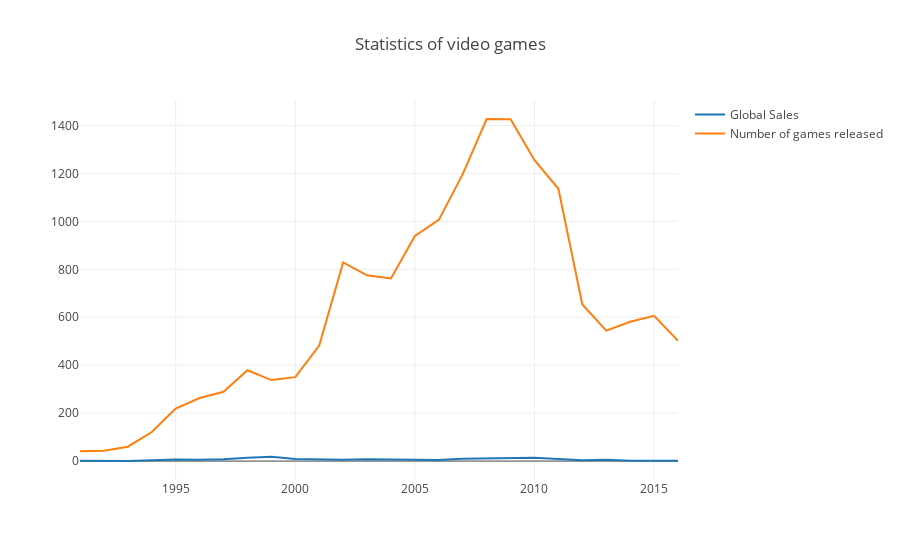

The code cell stored with this chart in its notebook:
### Code cell
strategy_sales_by_year.columns = ['Global_Sales', 'Number_of_Games']

# создаем линию для числа проданных копий
trace0 = go.Scatter(
    x=strategy_sales_by_year.index,
    y=strategy_sales_by_year.Global_Sales,
    name='Global Sales'
)

# создаем линию для числа вышедших игр 
trace1 = go.Scatter(
    x=strategy_sales_by_year.index,
    y=strategy_sales_by_year.Number_of_Games,
    name='Number of games released'
)

# определяем массив данных и задаем title графика в layout
data = [trace0, trace1]
layout = {'title': 'Statistics of video games'}

# cоздаем объект Figure и визуализируем его
fig = go.Figure(data=data, layout=layout)
iplot(fig, show_link=False)

### Figure 1 — Plotly figure (JSON) as saved in the notebook; plotly's stock layout.template omitted (floating-point values rounded to 4 significant figures)
{"data": [{"name": "Global Sales", "type": "scatter", "uid": "433dcd6c-c62b-11e8-b754-94b86d27c5b2", "x": [1991, 1992, 1993, 1994, 1995, 1996, 1997, 1998, 1999, 2000, 2001, 2002, 2003, 2004, 2005, 2006, 2007, 2008, 2009, 2010, 2011, 2012, 2013, 2014, 2015, 2016], "y": [0.94, 0.37, 0.81, 3.56, 6.51, 5.61, 7.71, 13.46, 18.45, 8.52, 7.55, 5.56, 7.99, 7.16, 5.31, 4.22, 9.26, 11.55, 12.36, 13.77, 8.84, 3.27, 6.09, 0.99, 1.84, 1.15]}, {"name": "Number of games released", "type": "scatter", "uid": "433dcd6d-c62b-11e8-9683-94b86d27c5b2", "x": [1991, 1992, 1993, 1994, 1995, 1996, 1997, 1998, 1999, 2000, 2001, 2002, 2003, 2004, 2005, 2006, 2007, 2008, 2009, 2010, 2011, 2012, 2013, 2014, 2015, 2016], "y": [41, 43, 60, 121, 219, 263, 289, 379, 338, 350, 482, 829, 775, 762, 939, 1006, 1197, 1427, 1426, 1255, 1136, 653, 544, 581, 606, 502]}], "layout": {"title": "Statistics of video games"}}
